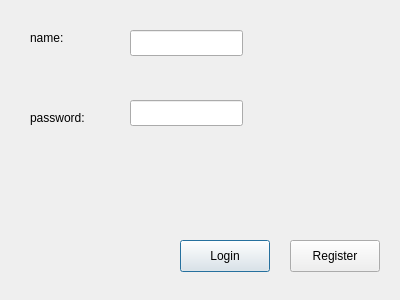
<?xml version="1.0" encoding="UTF-8"?>
<ui version="4.0">
 <class>Dialog</class>
 <widget class="QDialog" name="Dialog">
  <property name="geometry">
   <rect>
    <x>0</x>
    <y>0</y>
    <width>400</width>
    <height>300</height>
   </rect>
  </property>
  <property name="windowTitle">
   <string>Dialog</string>
  </property>
  <widget class="QLineEdit" name="le_name">
   <property name="geometry">
    <rect>
     <x>130</x>
     <y>30</y>
     <width>113</width>
     <height>26</height>
    </rect>
   </property>
  </widget>
  <widget class="QLabel" name="label">
   <property name="geometry">
    <rect>
     <x>30</x>
     <y>30</y>
     <width>57</width>
     <height>16</height>
    </rect>
   </property>
   <property name="text">
    <string>name:</string>
   </property>
  </widget>
  <widget class="QLabel" name="label_2">
   <property name="geometry">
    <rect>
     <x>30</x>
     <y>110</y>
     <width>57</width>
     <height>16</height>
    </rect>
   </property>
   <property name="text">
    <string>password:</string>
   </property>
  </widget>
  <widget class="QLineEdit" name="le_password">
   <property name="geometry">
    <rect>
     <x>130</x>
     <y>100</y>
     <width>113</width>
     <height>26</height>
    </rect>
   </property>
  </widget>
  <widget class="QLabel" name="message">
   <property name="geometry">
    <rect>
     <x>90</x>
     <y>170</y>
     <width>231</width>
     <height>20</height>
    </rect>
   </property>
   <property name="text">
    <string/>
   </property>
  </widget>
  <widget class="QPushButton" name="pushButton">
   <property name="geometry">
    <rect>
     <x>180</x>
     <y>240</y>
     <width>90</width>
     <height>32</height>
    </rect>
   </property>
   <property name="text">
    <string>Login</string>
   </property>
  </widget>
  <widget class="QPushButton" name="pushButton_2">
   <property name="geometry">
    <rect>
     <x>290</x>
     <y>240</y>
     <width>90</width>
     <height>32</height>
    </rect>
   </property>
   <property name="text">
    <string>Register</string>
   </property>
  </widget>
 </widget>
 <resources/>
 <connections/>
</ui>
